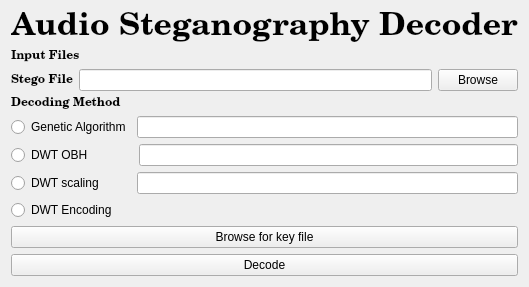
          <widget class="QWidget" name="tab_2">
           <attribute name="title">
            <string>Decoder</string>
           </attribute>
           <layout class="QVBoxLayout" name="verticalLayout_23">
            <item>
             <layout class="QVBoxLayout" name="verticalLayout_13">
              <item>
               <layout class="QVBoxLayout" name="verticalLayout_14">
                <item>
                 <widget class="QLabel" name="label_title_3">
                  <property name="font">
                   <font>
                    <family>Century Schoolbook L</family>
                    <pointsize>24</pointsize>
                    <weight>75</weight>
                    <bold>true</bold>
                   </font>
                  </property>
                  <property name="text">
                   <string>Audio Steganography Decoder</string>
                  </property>
                 </widget>
                </item>
                <item>
                 <widget class="QLabel" name="label_type_19">
                  <property name="font">
                   <font>
                    <family>Century Schoolbook L</family>
                    <weight>75</weight>
                    <bold>true</bold>
                   </font>
                  </property>
                  <property name="text">
                   <string>Input Files</string>
                  </property>
                 </widget>
                </item>
                <item>
                 <layout class="QFormLayout" name="formLayout_3">
                  <item row="0" column="0">
                   <widget class="QLabel" name="label_type_20">
                    <property name="font">
                     <font>
                      <family>Century Schoolbook L</family>
                      <weight>75</weight>
                      <bold>true</bold>
                     </font>
                    </property>
                    <property name="text">
                     <string>Stego File</string>
                    </property>
                   </widget>
                  </item>
                  <item row="0" column="1">
                   <layout class="QHBoxLayout" name="horizontalLayout_23">
                    <item>
                     <widget class="QLineEdit" name="lineEdit_stego">
                      <property name="text">
                       <string/>
                      </property>
                     </widget>
                    </item>
                    <item>
                     <widget class="QPushButton" name="pushButton_browse_stego_3">
                      <property name="text">
                       <string>Browse</string>
                      </property>
                     </widget>
                    </item>
                   </layout>
                  </item>
                 </layout>
                </item>
               </layout>
              </item>
              <item>
               <layout class="QVBoxLayout" name="verticalLayout_15">
                <item>
                 <layout class="QVBoxLayout" name="verticalLayout_17">
                  <item>
                   <layout class="QVBoxLayout" name="verticalLayout_6">
                    <item>
                     <widget class="QLabel" name="label_type_22">
                      <property name="font">
                       <font>
                        <family>Century Schoolbook L</family>
                        <weight>75</weight>
                        <bold>true</bold>
                       </font>
                      </property>
                      <property name="text">
                       <string>Decoding Method</string>
                      </property>
                     </widget>
                    </item>
                    <item>
                     <layout class="QHBoxLayout" name="horizontalLayout_26">
                      <item>
                       <widget class="QRadioButton" name="radioButton_GA_3">
                        <property name="text">
                         <string>Genetic Algorithm</string>
                        </property>
                       </widget>
                      </item>
                      <item>
                       <widget class="QLineEdit" name="lineEdit_GA_key_3"/>
                      </item>
                     </layout>
                    </item>
                    <item>
                     <layout class="QHBoxLayout" name="horizontalLayout_25">
                      <item>
                       <widget class="QRadioButton" name="radioButton_DWT_3">
                        <property name="text">
                         <string>DWT OBH            </string>
                        </property>
                       </widget>
                      </item>
                      <item>
                       <widget class="QLineEdit" name="lineEdit_OBH_nr_3"/>
                      </item>
                     </layout>
                    </item>
                    <item>
                     <layout class="QHBoxLayout" name="horizontalLayout_29">
                      <item>
                       <widget class="QRadioButton" name="radioButton_dwt_scaling_decode">
                        <property name="text">
                         <string>DWT scaling        </string>
                        </property>
                       </widget>
                      </item>
                      <item>
                       <widget class="QLineEdit" name="lineEdit_dwt_scale_decoding_LSB"/>
                      </item>
                     </layout>
                    </item>
                    <item>
                     <widget class="QRadioButton" name="radioButton_dwt_decoding">
                      <property name="text">
                       <string>DWT Encoding</string>
                      </property>
                     </widget>
                    </item>
                   </layout>
                  </item>
                  <item>
                   <widget class="QPushButton" name="pushButton_browse_key_3">
                    <property name="text">
                     <string>Browse for key file</string>
                    </property>
                   </widget>
                  </item>
                 </layout>
                </item>
               </layout>
              </item>
              <item>
               <layout class="QHBoxLayout" name="horizontalLayout_27">
                <item>
                 <layout class="QVBoxLayout" name="verticalLayout_19">
                  <item>
                   <widget class="QPushButton" name="pushButton_decode">
                    <property name="text">
                     <string>Decode</string>
                    </property>
                   </widget>
                  </item>
                 </layout>
                </item>
               </layout>
              </item>
             </layout>
            </item>
           </layout>
          </widget>
